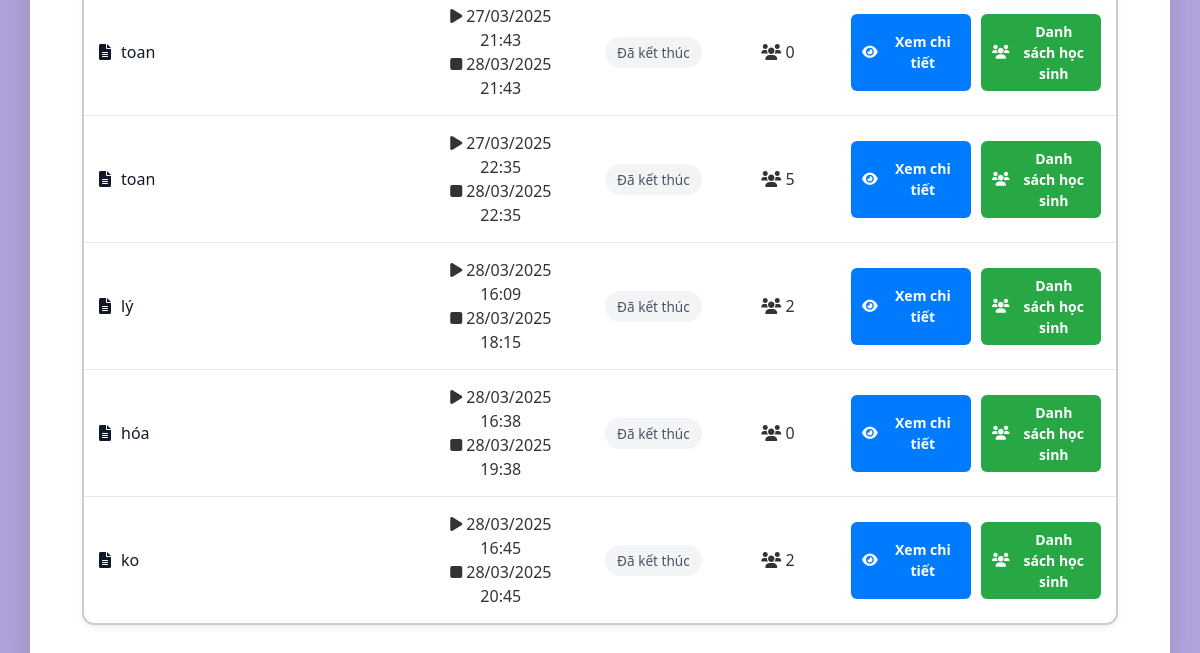
The app's page /history (signed in, lower part), older data.
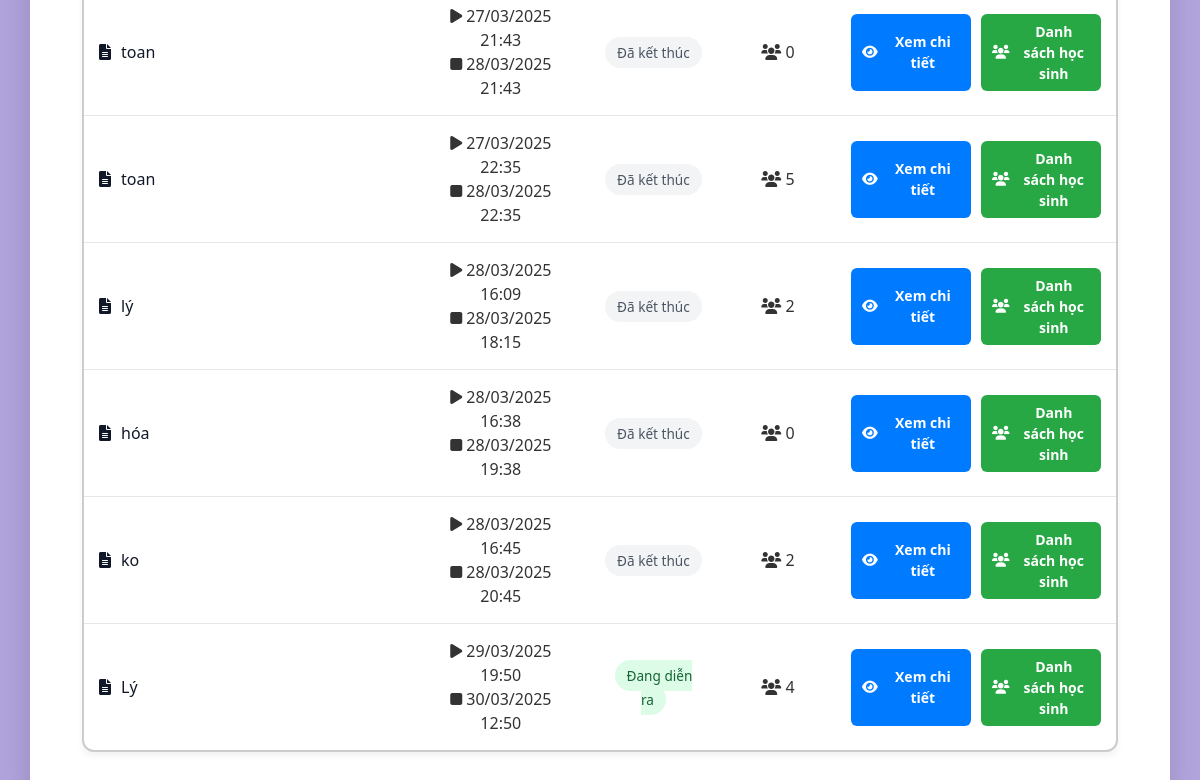
The same page, newer data.
### app.py (models this page shows)
class Quiz(db.Model):
    id = db.Column(db.Integer, primary_key=True)
    title = db.Column(db.String(200), nullable=False)
    quiz_code = db.Column(db.String(10), unique=True, nullable=True, server_default=None)  # Make it nullable with default None
    teacher_id = db.Column(db.Integer, db.ForeignKey('user.id'), nullable=False)
    start_time = db.Column(db.DateTime, nullable=False)
    end_time = db.Column(db.DateTime, nullable=False)
    duration = db.Column(db.Integer, nullable=False)  # in minutes
    max_attempts = db.Column(db.Integer, nullable=True, default=None)  # Số lần làm bài tối đa
    is_public = db.Column(db.Boolean, default=False)  # Thêm trường is_public
    questions = db.relationship('Question', backref='quiz', lazy=True)
    teacher = db.relationship('User', backref='quizzes', lazy=True)

### app.py (the view)
@app.route('/history')
def history():
    if 'user_id' not in session:
        flash('Vui lòng đăng nhập để xem lịch sử!')
        return redirect(url_for('login'))
    if session['role'] == 'student':
        results = QuizResult.query.filter_by(student_id=session['user_id']).all()
        return render_template('history.html', results=results, datetime=datetime)
    else:
        quizzes = Quiz.query.filter_by(teacher_id=session['user_id']).all()
        return render_template('history.html', quizzes=quizzes, datetime=datetime)

### templates/history.html (shortened to what this page needs)
{% extends "base.html" %}
{% block content %}
<div class="dashboard-container">
    {% if session.role == 'student' %}
        {% if results %}
            <div class="dashboard-stats">
                <div class="stat-card">
                    <div class="stat-icon">
                        <i class="fas fa-tasks"></i>
                    </div>
                    <div class="stat-info">
                        <h3>Tổng số bài đã làm</h3>
                        <p>{{ results|length }}</p>
                    </div>
                </div>
                <div class="stat-card">
                    <div class="stat-icon">
                        <i class="fas fa-star"></i>
                    </div>
                    <div class="stat-info">
                        <h3>Điểm trung bình</h3>
                        <p>{{ "%.2f"|format(results|map(attribute='score')|sum / results|length) }}/10</p>
                    </div>
                </div>
                <div class="stat-card">
                    <div class="stat-icon">
                        <i class="fas fa-trophy"></i>
                    </div>
                    <div class="stat-info">
                        <h3>Điểm cao nhất</h3>
                        <p>{{ "%.2f"|format(results|map(attribute='score')|max) }}/10</p>
                    </div>
                </div>
            </div>
            <div class="dashboard-charts">
                <div class="chart-wrapper">
                    <div class="chart-header">
                        <h2><i class="fas fa-chart-line"></i> Tiến độ học tập</h2>
                    </div>
                    <div class="chart-container">
                        <canvas id="scoreChart"></canvas>
                    </div>
                </div>
                <div class="chart-wrapper">
                    <div class="chart-header">
                        <h2><i class="fas fa-chart-bar"></i> Phân phối điểm</h2>
                    </div>
                    <div class="chart-container">
                        <canvas id="averageChart"></canvas>
                    </div>
                </div>
            </div>
            <div class="results-section">
                <div class="section-header">
                    <h2><i class="fas fa-list"></i> Chi tiết bài kiểm tra</h2>
                </div>
                <div class="table-container">
                    <table class="custom-table">
                        <thead>
                            <tr>
                                <th>Tên bài kiểm tra</th>
                                <th>Điểm số</th>
                                <th>Ngày nộp bài</th>
                            </tr>
                        </thead>
                        <tbody>
                            {% for result in results %}
                            <tr>
                                <td>
                                    <div class="quiz-title">
                                        <i class="fas fa-file-alt"></i>
                                        {{ result.quiz.title }}
                                    </div>
                                </td>
                                <td class="score-cell">
                                    <span class="score-badge {% if result.score >= 8 %}high{% elif result.score >= 5 %}medium{% else %}low{% endif %}">
                                        {{ "%.2f"|format(result.score) }}/10
                                    </span>
                                </td>
                                <td>
                                    <div class="date-info">
                                        <i class="far fa-clock"></i>
                                        {{ result.submitted_at.strftime('%d/%m/%Y %H:%M') }}
                                    </div>
                                </td>
                            </tr>
                            {% endfor %}
                        </tbody>
                    </table>
                </div>
            </div>
        {% else %}
            <div class="empty-state">
                <div class="empty-icon">
                    <i class="fas fa-book-reader fa-4x"></i>
                </div>
                <h2>Chưa có bài kiểm tra nào</h2>
                <p>Bạn chưa tham gia bài kiểm tra nào. Hãy tham gia các bài kiểm tra để xem kết quả tại đây.</p>
            </div>
        {% endif %}
    {% else %}
        {% if quizzes %}
            <div class="teacher-dashboard">
                <div class="table-container">
                    <table class="custom-table">
                        <tbody>
                            {% for quiz in quizzes %}
                            <tr>
                                <td>
                                    <div class="quiz-title">
                                        <i class="fas fa-file-alt"></i>
                                        {{ quiz.title }}
                                    </div>
                                </td>
                                <td>
                                    <div class="time-info">
                                        <div><i class="fas fa-play"></i> {{ quiz.start_time.strftime('%d/%m/%Y %H:%M') }}</div>
                                        <div><i class="fas fa-stop"></i> {{ quiz.end_time.strftime('%d/%m/%Y %H:%M') }}</div>
                                    </div>
                                </td>
                                <td>
                                    {% set now = datetime.now() %}
                                    {% if now < quiz.start_time %}
                                        <span class="status-badge upcoming">Sắp diễn ra</span>
                                    {% elif now > quiz.end_time %}
                                        <span class="status-badge completed">Đã kết thúc</span>
                                    {% else %}
                                        <span class="status-badge active">Đang diễn ra</span>
                                    {% endif %}
                                </td>
                                <td>
                                    <div class="student-count">
                                        <i class="fas fa-users"></i>
                                        <span>{{ quiz.results|length }}</span>
                                    </div>
                                </td>
                                <td class="actions-cell">
                                    <div class="action-buttons">
                                        <a href="{{ url_for('view_quiz', quiz_id=quiz.id) }}" class="btn btn-view" title="Xem chi tiết">
                                            <i class="fas fa-eye"></i>
                                            Xem chi tiết
                                        </a>
                                        <a href="{{ url_for('quiz_students', quiz_id=quiz.id) }}" class="btn btn-students" title="Danh sách học sinh">
                                            <i class="fas fa-users"></i>
                                            Danh sách học sinh
                                        </a>
                                    </div>
                                </td>
                            </tr>
                            {% endfor %}
                        </tbody>
                    </table>
                </div>
            </div>
        {% endif %}
    {% endif %}
</div>
{% endblock %}

### templates/base.html (shortened to what this page needs)
<!DOCTYPE html>
<html lang="vi">
<head>
    <link rel="stylesheet" href="{{ url_for('static', filename='css/style.css') }}">
    <link rel="stylesheet" href="https://cdnjs.cloudflare.com/ajax/libs/font-awesome/6.0.0-beta3/css/all.min.css">
    <link href="https://cdn.jsdelivr.net/npm/bootstrap-icons/font/bootstrap-icons.css" rel="stylesheet">
    <link rel="stylesheet" href="https://cdn.jsdelivr.net/npm/bootstrap@5.1.3/dist/css/bootstrap.min.css">
</head>
<body>
    <div class="container">
        {% block content %}{% endblock %}
    </div>
</body>
</html>

### static/css/style.css (style rules this page uses)
:root { --primary-color: #9370DB; --secondary-color: #B19CD9; --background-color: linear-gradient(135deg, #9370DB, #9c83ca, #F8F8FF); --text-color: #333; }
* { margin: 0; padding: 0; box-sizing: border-box; }
html, body { height: 100%; margin: 0; display: flex; flex-direction: column; }
body { font-family: Arial, sans-serif; background-color: var(--background-color); color: var(--text-color); line-height: 1.6; height: 100%; width: 100%; margin: 0; }
.container { width: 100%; text-align: center; margin: 30px auto; }
.btn { background-color: #9370DB; color: white; padding: 0.8rem 1.5rem; border: none; border-radius: 4px; cursor: pointer; font-size: 1rem; transition: background-color 0.3s; text-decoration: none; display: inline-block; }
.action-buttons { margin-top: 1rem; display: flex; justify-content: center; gap: 8px; max-width: 250px; margin: 0 auto; }
.action-buttons .btn { flex: 1; padding: 6px 10px; font-size: 14px; font-weight: 600; border-radius: 6px; transition: all 0.2s ease-in-out; text-decoration: none; text-align: center; }
.action-buttons .btn:first-child { background-color: #007bff; color: white; }
.action-buttons .btn:last-child { background-color: #28a745; color: white; }
.btn { width: 300px; padding: 12px; font-size: 18px; color: #fff; background-color: #007bff; border: none; border-radius: 4px; cursor: pointer; }

### templates/base.html (style rules this page uses)
:root { --primary-color: #b1a0e5; --secondary-color: #8166d8; --background-color: #b1a4dd; --text-color: #333; --shadow: rgba(112, 87, 219, 0.15); }
body { margin: 0; padding: 0; min-height: 100vh; background: var(--background-color); font-family: 'Segoe UI', system-ui, -apple-system, sans-serif; color: var(--text-color); display: flex; flex-direction: column; }
.container { margin-top: 6rem; margin-bottom: 15px; padding: 2rem; background: white; border-radius: 20px; box-shadow: -2px 7px 30px rgb(0 0 0 / 15%); flex: 1; }

### templates/history.html (style rules this page uses)
.dashboard-container { max-width: 1200px; margin: 0 auto; padding: 20px; }
.custom-table { width: 100%; border-collapse: separate; border-spacing: 0; background: white; border-radius: 12px; overflow: hidden; box-shadow: 0 4px 6px rgba(0,0,0,0.05); border: 2px solid #ccc; }
.quiz-title { display: flex; align-items: center; gap: 10px; color: #111827; font-weight: 500; }
.status-badge { padding: 6px 12px; border-radius: 20px; font-size: 0.85rem; font-weight: 500; }
.status-badge.active { background: #dcfce7; color: #166534; }
.status-badge.completed { background: #f3f4f6; color: #4b5563; }
.action-buttons { display: flex; gap: 10px; }
.btn { padding: 8px 16px; border-radius: 8px; display: inline-flex; align-items: center; gap: 8px; font-weight: 500; transition: all 0.3s ease; }
.btn-view { background: #dbeafe; color: #1e40af; }
.btn-students { background: #dcfce7; color: #166534; }

Row changes from the older to the newer data that the page shows:
added Quiz: title "Lý", start_time "29/03/2025 19:50", end_time "30/03/2025 12:50", shows "Đang diễn ra", results|length "4"
